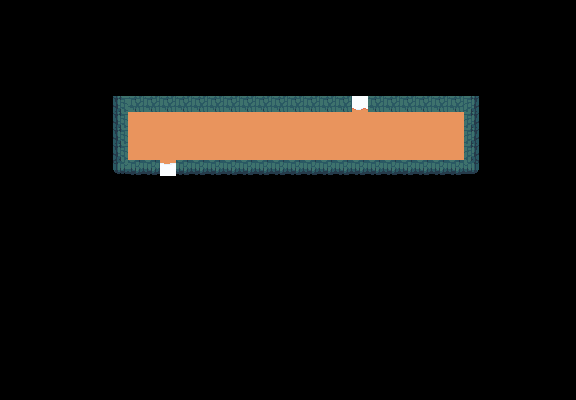

Rendered tile map (Tiled .tmx) drawn with the repository's tilesets; below, a short description and the full map source, tile grids included:
An orthogonal 36x25 tile map with 16x16 px tiles, 2 tile layers (0_bg, 0_collide), 2 tilesets and 5 objects.

<map version="1.4" tiledversion="1.4.3" orientation="orthogonal" renderorder="right-down" width="36" height="25" tilewidth="16" tileheight="16" infinite="0" nextlayerid="6" nextobjectid="33">
 <editorsettings>
  <export target="Cave1.json" format="json" />
 </editorsettings>
 <properties>
  <property name="type" value="ov" />
 </properties>
 <tileset firstgid="1" source="Snowsuit.tsx" />
 <tileset firstgid="21" source="tiles.tsx" />
 <layer id="1" name="0_bg" width="36" height="25">
  <data encoding="csv">
0,0,0,0,0,0,0,0,0,0,0,0,0,0,0,0,0,0,0,0,0,0,0,0,0,0,0,0,0,0,0,0,0,0,0,0,
0,0,0,0,0,0,0,0,0,0,0,0,0,0,0,0,0,0,0,0,0,0,0,0,0,0,0,0,0,0,0,0,0,0,0,0,
0,0,0,0,0,0,0,0,0,0,0,0,0,0,0,0,0,0,0,0,0,0,0,0,0,0,0,0,0,0,0,0,0,0,0,0,
0,0,0,0,0,0,0,0,0,0,0,0,0,0,0,0,0,0,0,0,0,0,0,0,0,0,0,0,0,0,0,0,0,0,0,0,
0,0,0,0,0,0,0,0,0,0,0,0,0,0,0,0,0,0,0,0,0,0,0,0,0,0,0,0,0,0,0,0,0,0,0,0,
0,0,0,0,0,0,0,0,0,0,0,0,0,0,0,0,0,0,0,0,0,0,0,0,0,0,0,0,0,0,0,0,0,0,0,0,
0,0,0,0,0,0,0,0,0,0,0,0,0,0,0,0,0,0,0,0,0,0,95,0,0,0,0,0,0,0,0,0,0,0,0,0,
0,0,0,0,0,0,0,0,108,108,108,108,108,108,108,108,108,108,108,108,108,108,108,108,108,108,108,108,108,0,0,0,0,0,0,0,
0,0,0,0,0,0,0,0,108,108,108,108,108,108,108,108,108,108,108,108,108,108,108,108,108,108,108,108,108,0,0,0,0,0,0,0,
0,0,0,0,0,0,0,0,108,108,108,108,108,108,108,108,108,108,108,108,108,108,108,108,108,108,108,108,108,0,0,0,0,0,0,0,
0,0,0,0,0,0,0,0,0,0,121,0,0,0,0,0,0,0,0,0,0,0,0,0,0,0,0,0,0,0,0,0,0,0,0,0,
0,0,0,0,0,0,0,0,0,0,0,0,0,0,0,0,0,0,0,0,0,0,0,0,0,0,0,0,0,0,0,0,0,0,0,0,
0,0,0,0,0,0,0,0,0,0,0,0,0,0,0,0,0,0,0,0,0,0,0,0,0,0,0,0,0,0,0,0,0,0,0,0,
0,0,0,0,0,0,0,0,0,0,0,0,0,0,0,0,0,0,0,0,0,0,0,0,0,0,0,0,0,0,0,0,0,0,0,0,
0,0,0,0,0,0,0,0,0,0,0,0,0,0,0,0,0,0,0,0,0,0,0,0,0,0,0,0,0,0,0,0,0,0,0,0,
0,0,0,0,0,0,0,0,0,0,0,0,0,0,0,0,0,0,0,0,0,0,0,0,0,0,0,0,0,0,0,0,0,0,0,0,
0,0,0,0,0,0,0,0,0,0,0,0,0,0,0,0,0,0,0,0,0,0,0,0,0,0,0,0,0,0,0,0,0,0,0,0,
0,0,0,0,0,0,0,0,0,0,0,0,0,0,0,0,0,0,0,0,0,0,0,0,0,0,0,0,0,0,0,0,0,0,0,0,
0,0,0,0,0,0,0,0,0,0,0,0,0,0,0,0,0,0,0,0,0,0,0,0,0,0,0,0,0,0,0,0,0,0,0,0,
0,0,0,0,0,0,0,0,0,0,0,0,0,0,0,0,0,0,0,0,0,0,0,0,0,0,0,0,0,0,0,0,0,0,0,0,
0,0,0,0,0,0,0,0,0,0,0,0,0,0,0,0,0,0,0,0,0,0,0,0,0,0,0,0,0,0,0,0,0,0,0,0,
0,0,0,0,0,0,0,0,0,0,0,0,0,0,0,0,0,0,0,0,0,0,0,0,0,0,0,0,0,0,0,0,0,0,0,0,
0,0,0,0,0,0,0,0,0,0,0,0,0,0,0,0,0,0,0,0,0,0,0,0,0,0,0,0,0,0,0,0,0,0,0,0,
0,0,0,0,0,0,0,0,0,0,0,0,0,0,0,0,0,0,0,0,0,0,0,0,0,0,0,0,0,0,0,0,0,0,0,0,
0,0,0,0,0,0,0,0,0,0,0,0,0,0,0,0,0,0,0,0,0,0,0,0,0,0,0,0,0,0,0,0,0,0,0,0
</data>
 </layer>
 <layer id="3" name="0_collide" width="36" height="25">
  <properties>
   <property name="type" value="collide" />
  </properties>
  <data encoding="csv">
0,0,0,0,0,0,0,0,0,0,0,0,0,0,0,0,0,0,0,0,0,0,0,0,0,0,0,0,0,0,0,0,0,0,0,0,
0,0,0,0,0,0,0,0,0,0,0,0,0,0,0,0,0,0,0,0,0,0,0,0,0,0,0,0,0,0,0,0,0,0,0,0,
0,0,0,0,0,0,0,0,0,0,0,0,0,0,0,0,0,0,0,0,0,0,0,0,0,0,0,0,0,0,0,0,0,0,0,0,
0,0,0,0,0,0,0,0,0,0,0,0,0,0,0,0,0,0,0,0,0,0,0,0,0,0,0,0,0,0,0,0,0,0,0,0,
0,0,0,0,0,0,0,0,0,0,0,0,0,0,0,0,0,0,0,0,0,0,0,0,0,0,0,0,0,0,0,0,0,0,0,0,
0,0,0,0,0,0,0,0,0,0,0,0,0,0,0,0,0,0,0,0,0,0,0,0,0,0,0,0,0,0,0,0,0,0,0,0,
0,0,0,0,0,0,0,63,64,64,64,64,64,64,64,64,64,64,64,64,64,64,0,64,64,64,64,64,64,69,0,0,0,0,0,0,
0,0,0,0,0,0,0,63,0,0,0,0,0,0,0,0,0,0,0,0,0,0,0,0,0,0,0,0,0,69,0,0,0,0,0,0,
0,0,0,0,0,0,0,63,0,0,0,0,0,0,0,0,0,0,0,0,0,0,0,0,0,0,0,0,0,69,0,0,0,0,0,0,
0,0,0,0,0,0,0,63,0,0,0,0,0,0,0,0,0,0,0,0,0,0,0,0,0,0,0,0,0,69,0,0,0,0,0,0,
0,0,0,0,0,0,0,76,77,77,0,77,77,77,77,77,77,77,77,77,77,77,77,77,77,77,77,77,77,82,0,0,0,0,0,0,
0,0,0,0,0,0,0,0,0,0,0,0,0,0,0,0,0,0,0,0,0,0,0,0,0,0,0,0,0,0,0,0,0,0,0,0,
0,0,0,0,0,0,0,0,0,0,0,0,0,0,0,0,0,0,0,0,0,0,0,0,0,0,0,0,0,0,0,0,0,0,0,0,
0,0,0,0,0,0,0,0,0,0,0,0,0,0,0,0,0,0,0,0,0,0,0,0,0,0,0,0,0,0,0,0,0,0,0,0,
0,0,0,0,0,0,0,0,0,0,0,0,0,0,0,0,0,0,0,0,0,0,0,0,0,0,0,0,0,0,0,0,0,0,0,0,
0,0,0,0,0,0,0,0,0,0,0,0,0,0,0,0,0,0,0,0,0,0,0,0,0,0,0,0,0,0,0,0,0,0,0,0,
0,0,0,0,0,0,0,0,0,0,0,0,0,0,0,0,0,0,0,0,0,0,0,0,0,0,0,0,0,0,0,0,0,0,0,0,
0,0,0,0,0,0,0,0,0,0,0,0,0,0,0,0,0,0,0,0,0,0,0,0,0,0,0,0,0,0,0,0,0,0,0,0,
0,0,0,0,0,0,0,0,0,0,0,0,0,0,0,0,0,0,0,0,0,0,0,0,0,0,0,0,0,0,0,0,0,0,0,0,
0,0,0,0,0,0,0,0,0,0,0,0,0,0,0,0,0,0,0,0,0,0,0,0,0,0,0,0,0,0,0,0,0,0,0,0,
0,0,0,0,0,0,0,0,0,0,0,0,0,0,0,0,0,0,0,0,0,0,0,0,0,0,0,0,0,0,0,0,0,0,0,0,
0,0,0,0,0,0,0,0,0,0,0,0,0,0,0,0,0,0,0,0,0,0,0,0,0,0,0,0,0,0,0,0,0,0,0,0,
0,0,0,0,0,0,0,0,0,0,0,0,0,0,0,0,0,0,0,0,0,0,0,0,0,0,0,0,0,0,0,0,0,0,0,0,
0,0,0,0,0,0,0,0,0,0,0,0,0,0,0,0,0,0,0,0,0,0,0,0,0,0,0,0,0,0,0,0,0,0,0,0,
0,0,0,0,0,0,0,0,0,0,0,0,0,0,0,0,0,0,0,0,0,0,0,0,0,0,0,0,0,0,0,0,0,0,0,0
</data>
 </layer>
 <objectgroup id="2" name="0_object">
  <object id="5" gid="1" x="160" y="160" width="16" height="16" />
  <object id="29" gid="150" x="432" y="144" width="16" height="16" />
  <object id="30" gid="101" x="352" y="107" width="16" height="16">
   <properties>
    <property name="from" value="Cave1SecretExit" />
    <property name="key" value="scene" />
    <property name="to" value="Outside" />
   </properties>
  </object>
  <object id="31" gid="101" x="160" y="182" width="16" height="16">
   <properties>
    <property name="key" value="scene" />
    <property name="to" value="Outside" />
   </properties>
  </object>
  <object id="32" gid="54" x="160" y="176" width="16" height="16" />
 </objectgroup>
</map>
